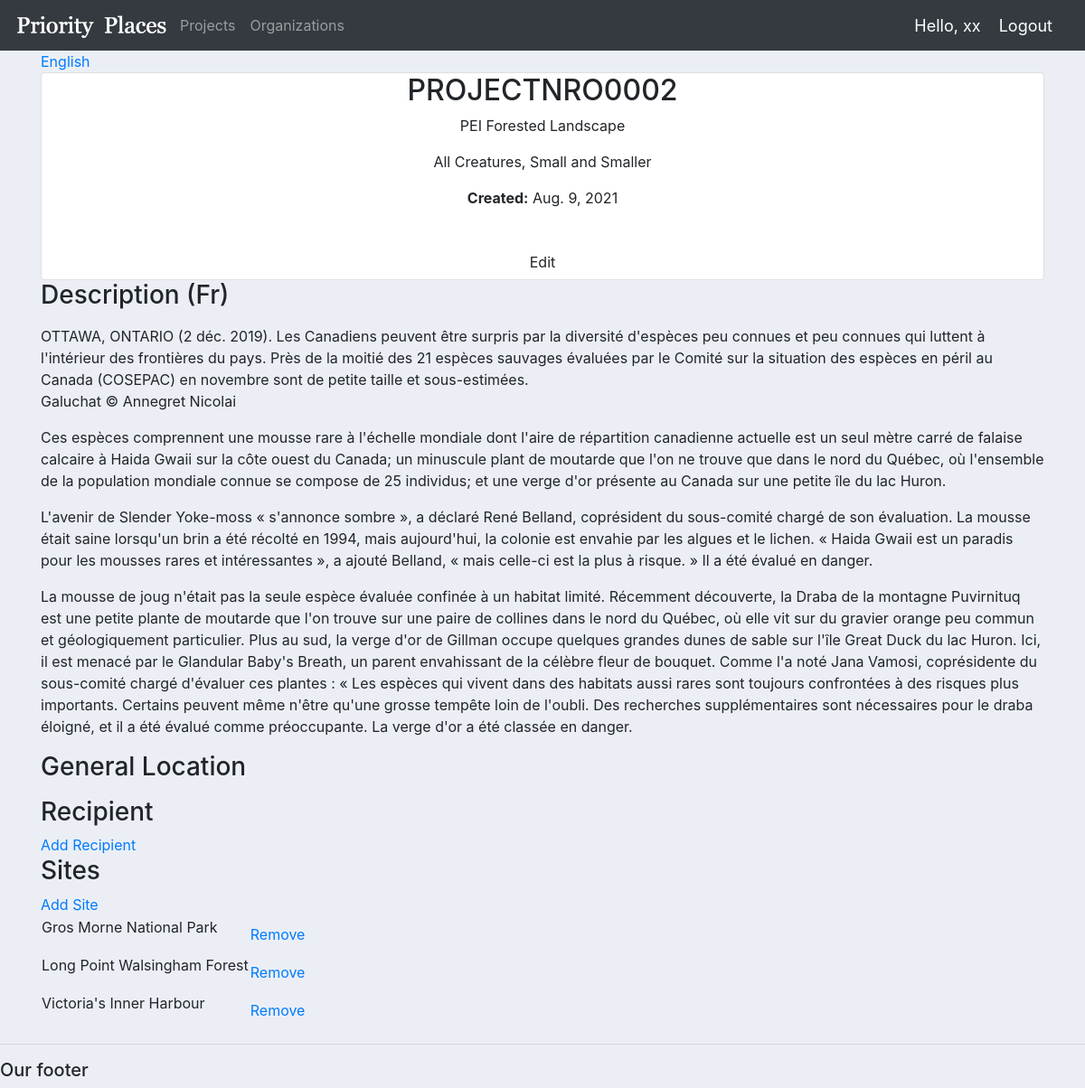
/fr/projects/2/, run on the app's committed database.
### pplaces/models.py (models this page shows, shortened)
class Project(models.Model):
    ProjectTitleEnglish = models.CharField(max_length=250, verbose_name='Title (En)')
    ProjectTitleFrench = models.CharField(max_length=250, verbose_name='Title (Fr)', null=True, blank=True)
    ECCCAssignedProjectIdentfer = models.CharField(max_length=50, unique=True, verbose_name='Proj. Number')
    ProjectPurposeDescriptonEnglish = models.TextField(verbose_name='Description (En)', null=True, blank=True)
    ProjectPurposeDescriptonFrench = models.TextField(verbose_name='Description (Fr)', null=True, blank=True)
    GeneralLocationDescriptonEnglish = models.TextField(verbose_name='General Location (En)', null=True, blank=True)
    GeneralLocationDescriptonFrench = models.TextField(verbose_name='General Location (Fr)', null=True, blank=True)
    ProjectLocation = models.ManyToManyField(ProjectLocation)
    created = models.DateField(auto_now_add=True)
    PriorityPlaceUID = models.ForeignKey(PriorityPlacesREF, null=True, blank=True, on_delete=models.SET_NULL)
    class Meta:
        ordering = ['created']

class PriorityPlacesREF(models.Model):
    PriorityPlaceNameEnglish = models.CharField(max_length=100, verbose_name='Priority Place (En)')
    PriorityPlaceNameFrench = models.CharField(max_length=100, verbose_name='Priority Place (Fr)', null=True, blank=True)
    class Meta:
        ordering = ['PriorityPlaceNameEnglish']

class ProjectLocation(models.Model):  # ProjectLocations = Sites
    ProjectLocationNameEnglish = models.CharField(max_length=100, verbose_name='Name (En)')
    ProjectLocationNameFrench = models.CharField(max_length=100, verbose_name='Name (Fr)', null=True, blank=True)
    ProjectLocationGeneralDescriptonEnglish =  models.TextField(verbose_name='Description (En)', null=True, blank=True)
    ProjectLocationGeneralDescriptonFrench  =  models.TextField(verbose_name='Description (Fr)', null=True, blank=True)
    ProjectLocationShapeFileSource = models.CharField(max_length=100, verbose_name='Source', null=True, blank=True)
    class Meta:
        ordering = ['ProjectLocationNameEnglish']

### pplaces/views.py (the view)
# urls.py: path('fr/projects/<int:pk>/', views.project_fr, name='project-fr'),
def project_fr(request, pk):
    project = Project.objects.get(id = pk)
    context = {
        'project': project,
         }
    return render(request, 'pplaces/single-project-fr.html', context)

### pplaces/templates/pplaces/single-project-fr.html (shortened to what this page needs)
{% extends "main.html" %}
{% block content %}
  <main class="profile my-md">
    <div class="container">
      <div class="layout">
        <div class="column column--1of3">
          <div class="settings">
            <a class="tag tag--pill tag--sub settings__btn tag--lg" href="{% url 'project' project.id %}">English</a>
          </div>
          <div class="card text-center">
            <div class="card__body dev">
              <h2 class="dev__name">{{ project.ECCCAssignedProjectIdentfer }}</h2>
              <p class="dev__title">{{ project.PriorityPlaceUID.PriorityPlaceNameFrench}}</p>
              <p class="dev__location">{{ project.ProjectTitleEnglish  }}</p>
              <p><strong>Created:</strong> {{ project.created  }}</p>
              <br />
              <a href="{% url 'update-project' project.id %}" class="btn btn--sub btn--lg">Edit</a>
            </div>
          </div>
        </div>
        <div class="column column--2of3">
          <div class="devInfo">
            <h3 class="devInfo__title">Description (Fr)</h3>
            <p class="devInfo__about">{{ project.ProjectPurposeDescriptonFrench | linebreaks }}</p>
          </div>
          <div class="devInfo">
            <h3 class="devInfo__title">General Location</h3>
          </div>
          <div class="settings">
            <h3 class="settings__title">Recipient</h3>
            <a class="tag tag--pill tag--sub settings__btn tag--lg" href="#"> Add Recipient</a>
          </div>
          <div class="settings">
            <h3 class="settings__title">Sites</h3>
            <a class="tag tag--pill tag--sub settings__btn tag--lg" href="{% url 'create-project-location' project.id %}"> Add Site</a>
          </div>
          <table class="settings__table">
            {% for location in project.ProjectLocation.all %}
            <tr>
              <td class="settings__tableInfo">
                <p>{{ location.ProjectLocationNameFrench }}</p>
              </td>
                <td class="settings__tableActions">
                <a class="tag tag--pill tag--main settings__btn" href="{% url 'remove-project-location' project.id location.id %}">Remove</a>
              </td>
            </tr>
            {% endfor %}
          </table>
        </div>
      </div>
    </div>
  </main>
{% endblock content %}

### static/styles/main.css (style rules this page uses)
body { background-color: #ebeff5; }

### data on the page
Project: ECCCAssignedProjectIdentfer "PROJECTNRO0002", PriorityPlaceUID.PriorityPlaceNameFrench "PEI Forested Landscape", ProjectTitleEnglish "All Creatures, Small and Smaller", created "Aug. 9, 2021", ProjectPurposeDescriptonFrench "OTTAWA, ONTARIO (2 déc. 2019). Les Canadiens peuvent être surpris par la diversité d'espèces peu connues et peu connues qui luttent à l'intérieur des frontières du pays. Près de la moitié des 21 espèces sauvages évaluées par le Comité sur la situation des espèces en péril au Canada (COSEPAC) en novembre sont de petite taille et sous-estimées. Galuchat © Annegret Nicolai Ces espèces comprennent une mousse rare à l'échelle mondiale dont l'aire de répartition canadienne actuelle est un seul mètre carré de falaise calcaire à Haida Gwaii sur la côte ouest du Canada; un minuscule plant de moutarde que l'on ne trouve que dans le nord du Québec, où l'ensemble de la population mondiale connue se…"
ProjectLocation: ProjectLocationNameFrench "Gros Morne National Park"
ProjectLocation: ProjectLocationNameFrench "Long Point Walsingham Forest"
ProjectLocation: ProjectLocationNameFrench "Victoria's Inner Harbour"
